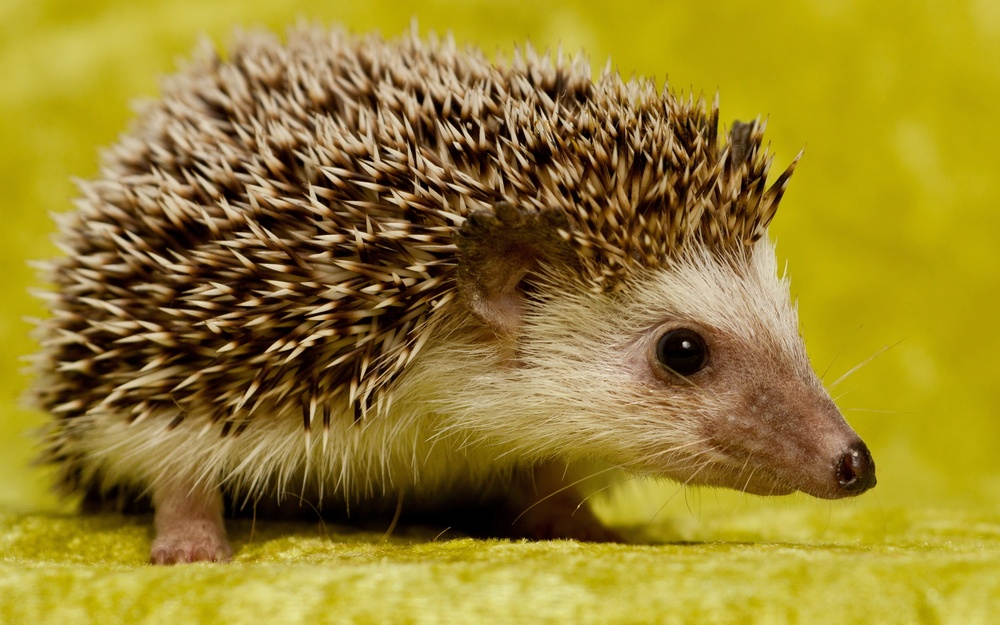
%> input picture ComputerVision/HW4/JESSE_JURMAN.jpg, 1000 x 625 px, shrunk from 2560 x 1600 before the run
$ octave --eval "result = CV_HW4_Harris_JESSE_JURMAN('JESSE_JURMAN.jpg');"   (GNU Octave 9; MATLAB toolbox functions it lacks are replaced by stand-ins)
%> lines starting %> are read from the running program, lines starting %| are printed output that depends on the picture
function result = CV_HW4_Harris_JESSE_JURMAN(filename)
%> called with filename = 'JESSE_JURMAN.jpg'

    % read in image, turn it grayscale, that jazz
    I = imread(filename);
%> I is the input picture: size 625x1000x3 uint8; mean R, G, B 151.6, 130.1, 44.4
    Ig = rgb2gray(I);
    Ig = im2double(Ig);
%> Ig: size 625x1000 double

    % build derivatives
    dx = [-1, 0, 1; -1, 0, 1; -1, 0, 1];
    dy = dx';
    Ix = imfilter(Ig, dx, 'conv', 'same');
    Iy = imfilter(Ig, dy, 'conv', 'same');

    % guassian smoothing filter
    sigma = 5;
    g = fspecial('gaussian', 6*sigma, sigma);

    % squared edges, with guassian smoothing
    Ix2 = imfilter(Ix.^2, g, 'conv', 'same');
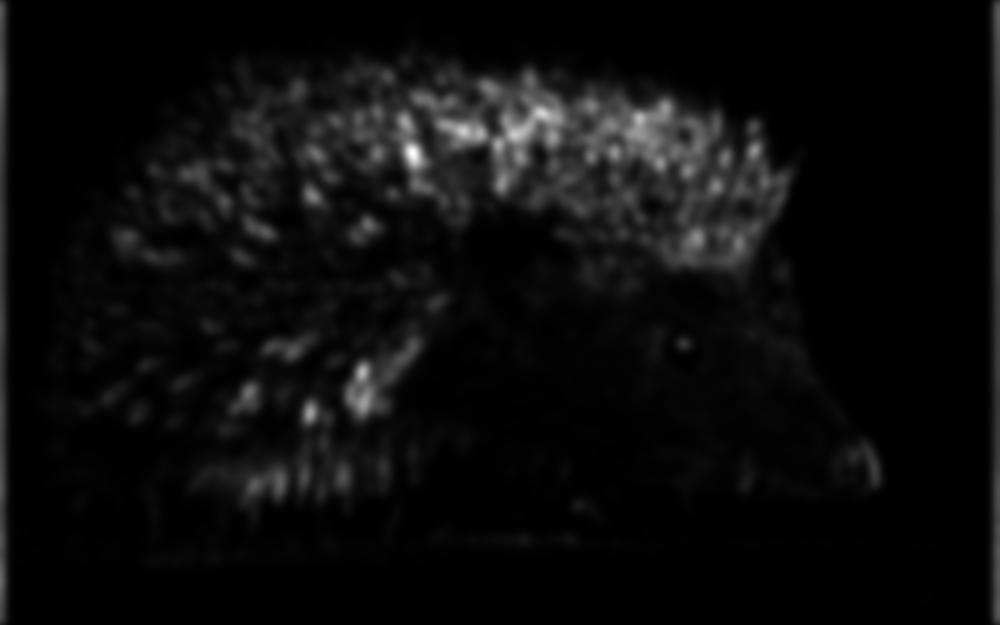
%> Ix2: size 625x1000 double; min 1.89e-05, max 1.01, mean 0.0495; drawn with min black and max white
    Iy2 = imfilter(Iy.^2, g, 'conv', 'same');
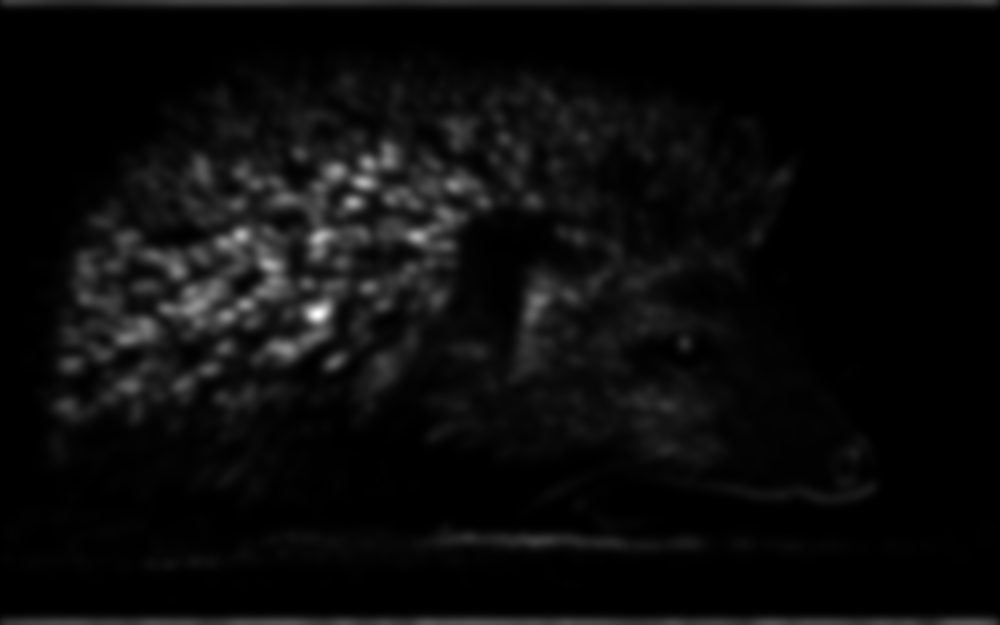
%> Iy2: size 625x1000 double; min 3.05e-05, max 1.37, mean 0.0642; drawn with min black and max white
    IxIy = imfilter(Ix .* Iy, g, 'conv', 'same');
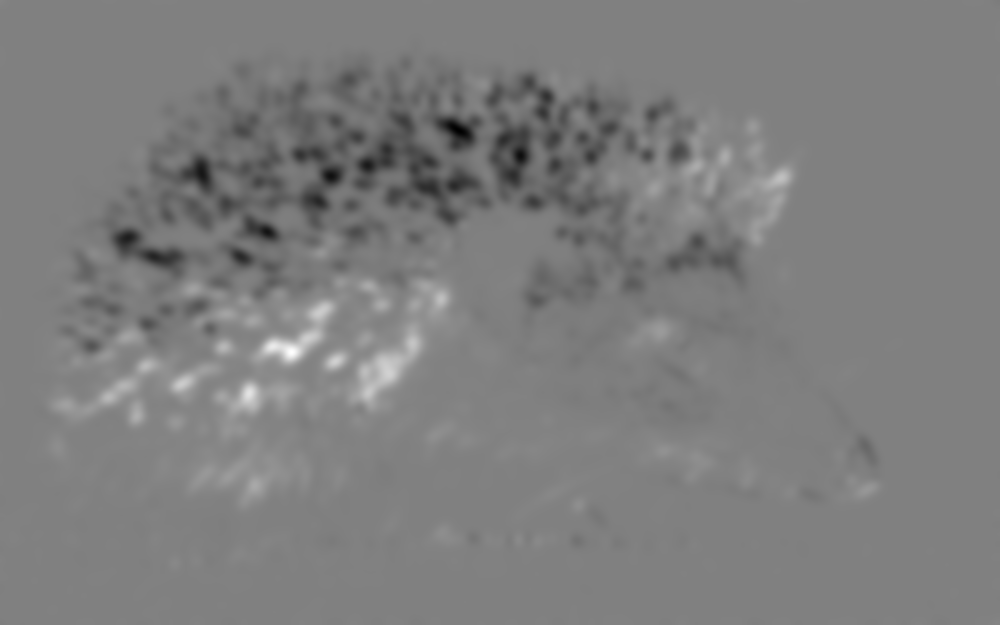
%> IxIy: size 625x1000 double; min -0.407, max 0.4, mean -0.00801; drawn with min black and max white

    % final result
    c = (Ix2.*Iy2 - IxIy.^2)./(Ix2+Iy2);
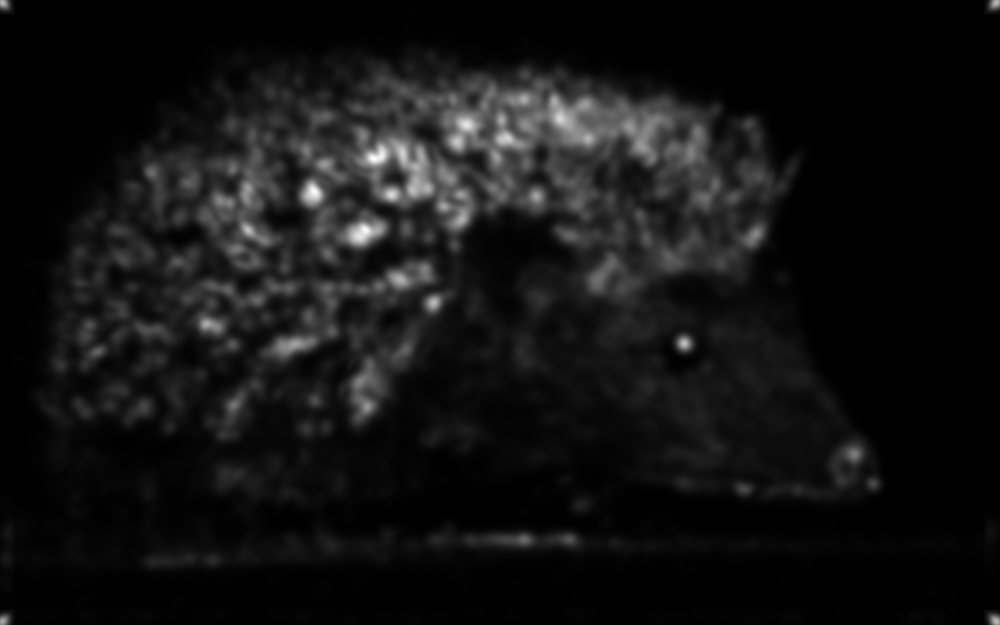
%> c: size 625x1000 double; min 1.37e-05, max 0.153, mean 0.0113; drawn with min black and max white
    % oddly, some values are turned into NaN,
    % upon further inspection, these values are the far
    % left and top edge... don't know why though...
    c(isnan(c)) = 0;

    % debugging by showing all the values of c
    %figure, imhist(c);

    % extract local maxima
    radius = 20;
    size = 2*radius+1;

    % grayscale dilate
    mx = imdilate(c, ones(size));
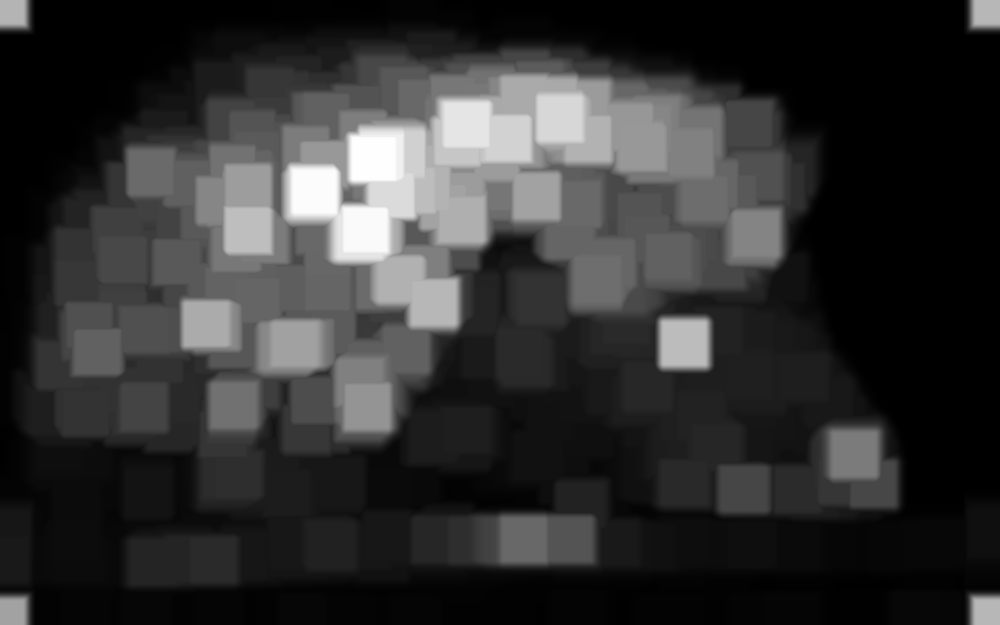
%> mx: size 625x1000 double; min 5.69e-05, max 0.153, mean 0.0299; drawn with min black and max white

    % find maxima
    thresh = 0.0003;

    cc = (c == mx)&(c>thresh);
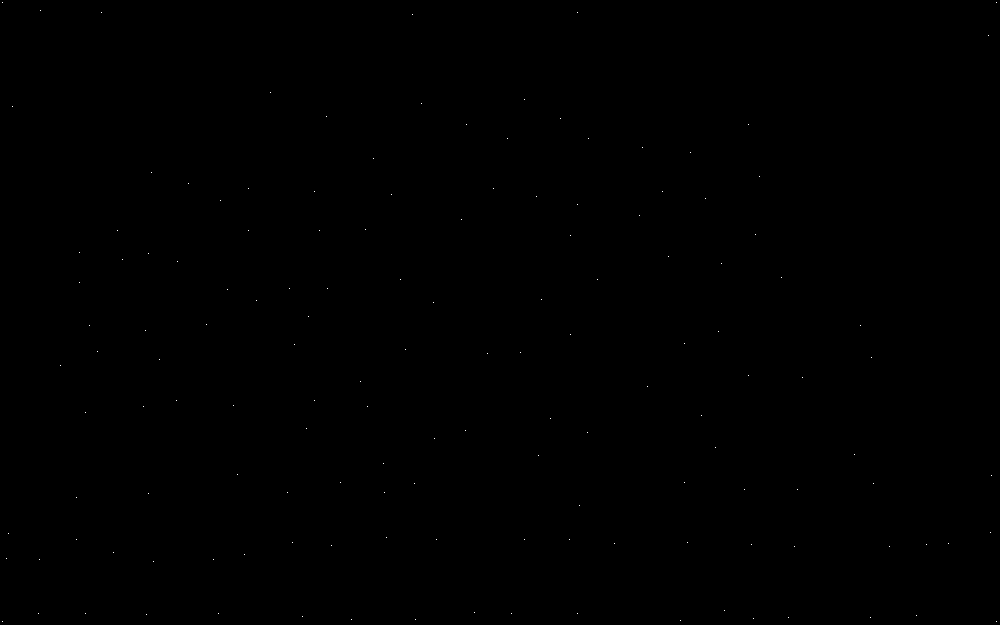
%> cc: size 625x1000 logical; 0.02% white in thin lines or dots
    [r,c] = find(cc);
%> r = 145 values from 3 to 622; c = 145 values from 3 to 997

    figure, imshow(Ig)%imagesc(Ig), colormap(Ig)
    hold on
    plot(c, r, 'rs'), title('Corners')
%> after `title('Corners')`:
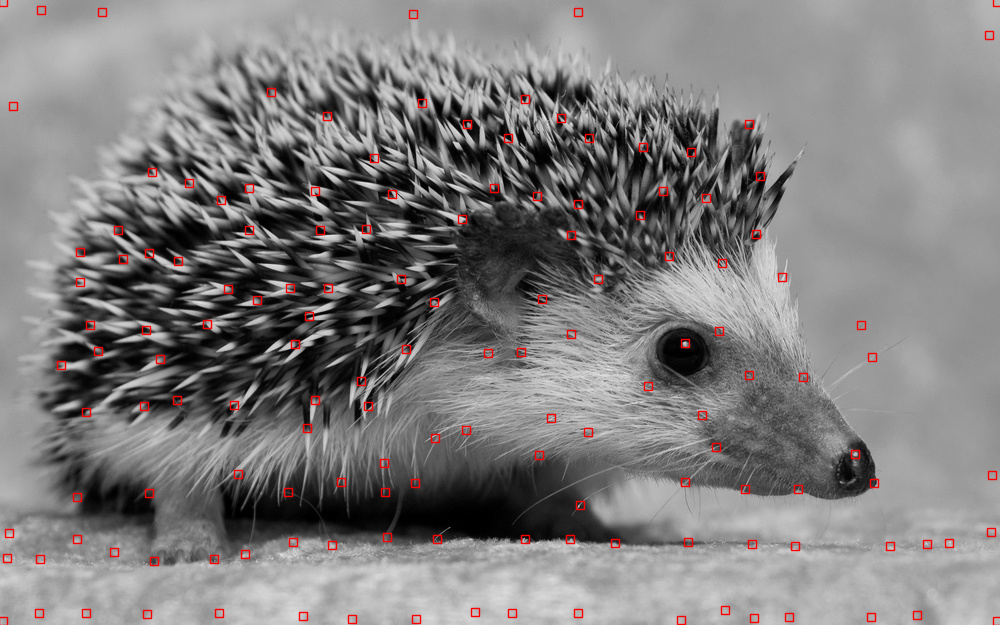
%> figure redrawn from the program's plot data; its title reads 'Corners'

end
%> (the run ends here)

$ run again, on ComputerVision/HW4/OrangeFlower.jpg
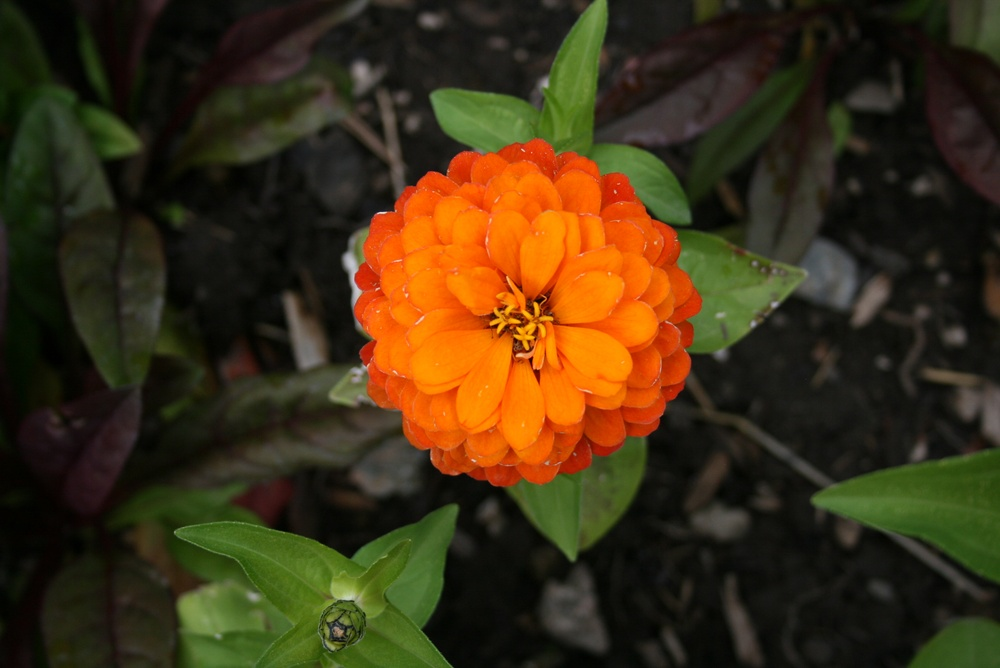
%> input picture ComputerVision/HW4/OrangeFlower.jpg, 1000 x 668 px, shrunk from 2816 x 1880 before the run
%> in CV_HW4_Harris_JESSE_JURMAN, I is the input picture: size 668x1000x3 uint8; mean R, G, B 63.1, 47.8, 20.9
%> in CV_HW4_Harris_JESSE_JURMAN, `mx = imdilate(c, ones(size));`:
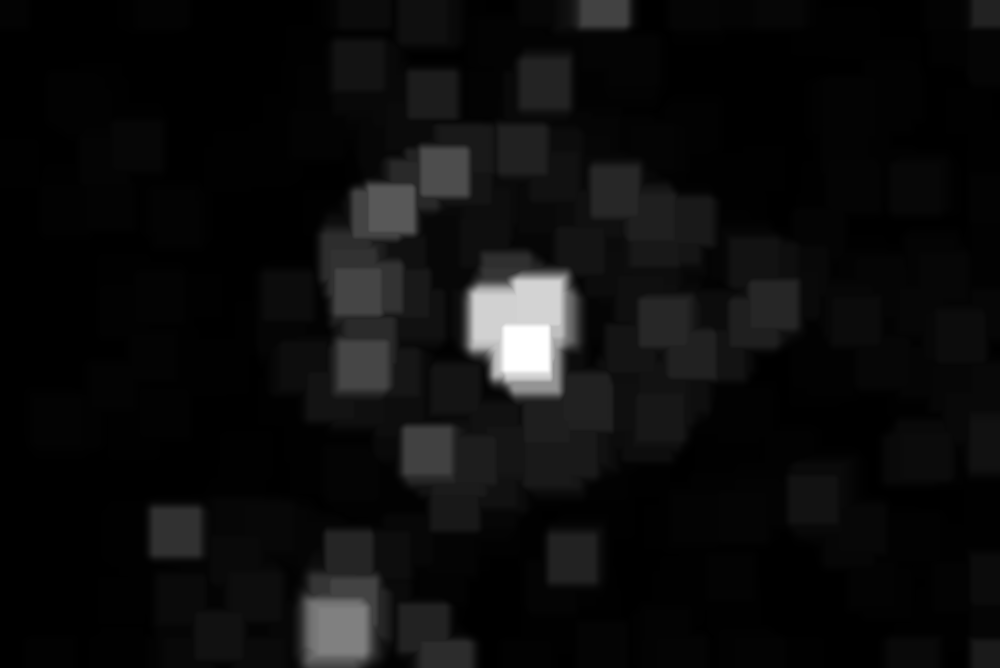
%> mx: size 668x1000 double; min 5.79e-05, max 0.137, mean 0.00721; drawn with min black and max white
%> cc: size 668x1000 logical; 0.03% white in thin lines or dots
%> in CV_HW4_Harris_JESSE_JURMAN, `[r,c] = find(cc);`: r = 192 values from 3 to 665; c = 192 values from 3 to 997
%> in CV_HW4_Harris_JESSE_JURMAN, `title('Corners')`:
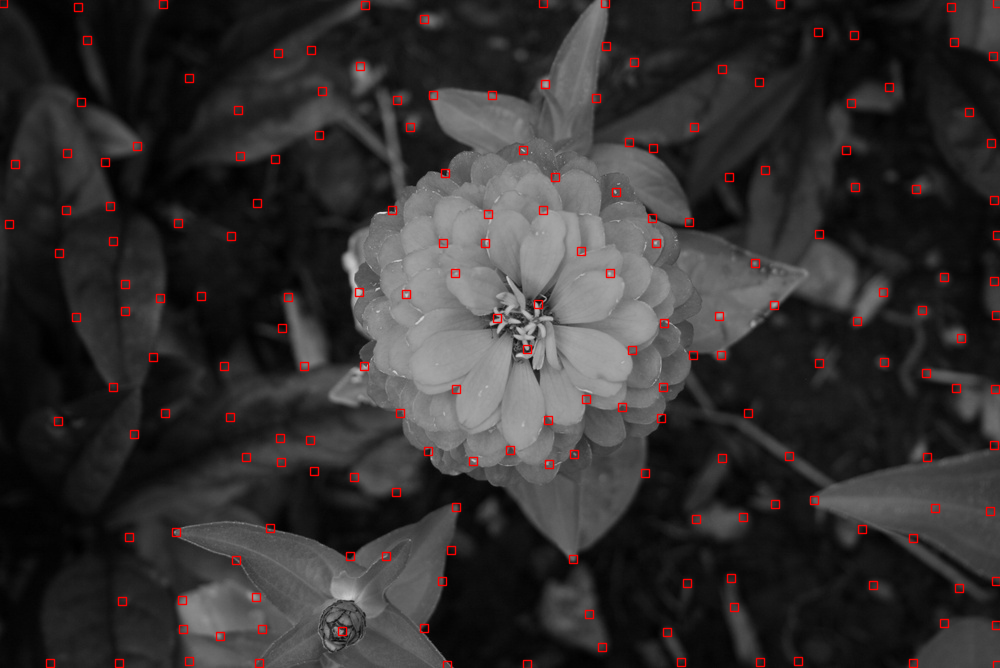
%> figure redrawn from the program's plot data; its title reads 'Corners'
